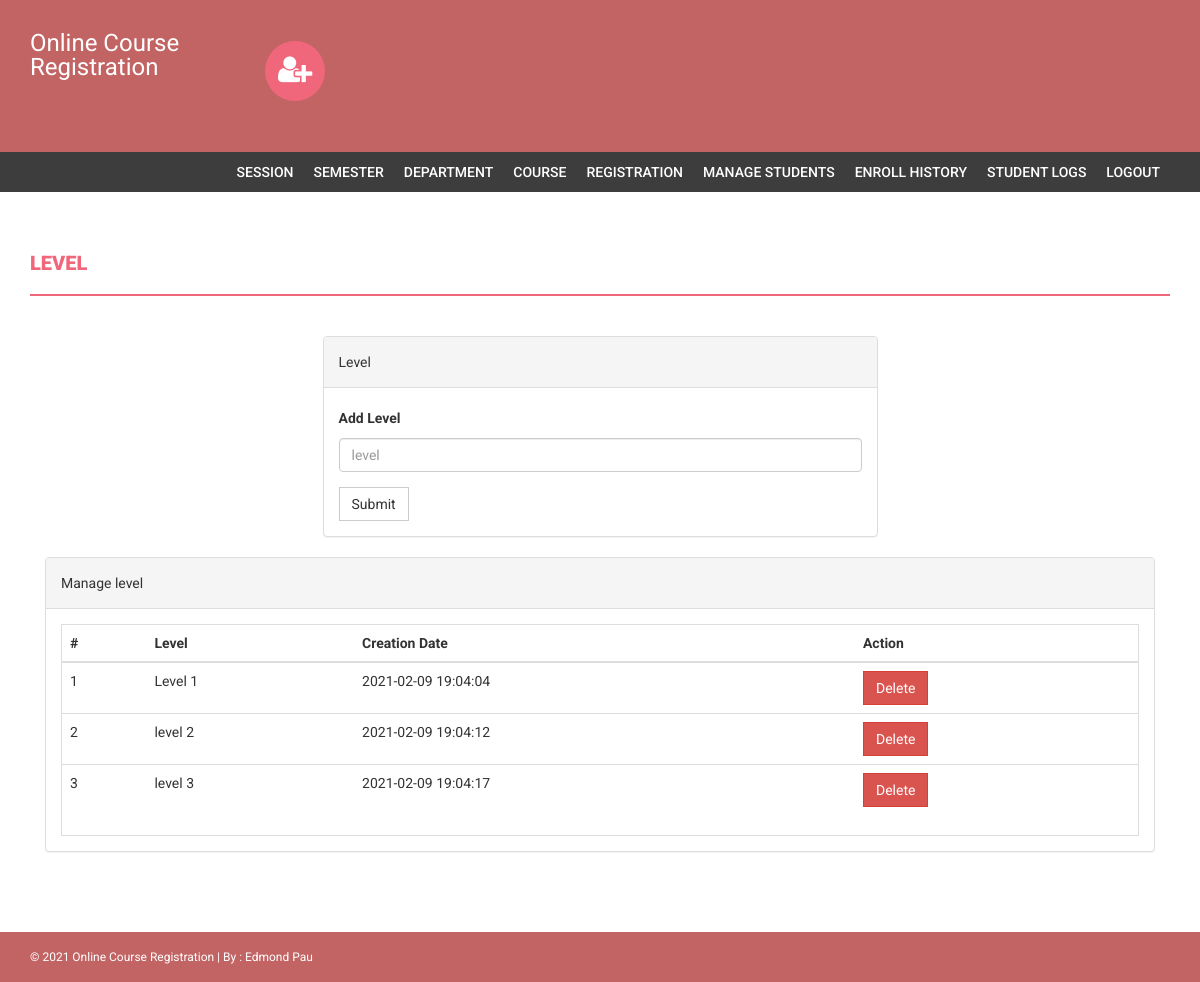
/onlinecourse/admin/level.php (signed in), run on the app's committed database.
### tables this page shows
CREATE TABLE `level` (
  `id` int(11) NOT NULL,
  `level` varchar(255) DEFAULT NULL,
  `creationDate` timestamp NULL DEFAULT CURRENT_TIMESTAMP
);

### onlinecourse/admin/level.php (the view, shortened to what this page needs)
<?php
if(strlen($_SESSION['alogin'])==0)
    {
header('location:index.php');
}
else{
?>
<!DOCTYPE html>
<html xmlns="http://www.w3.org/1999/xhtml">
<head>
    <link href="assets/css/bootstrap.css" rel="stylesheet" />
    <link href="assets/css/font-awesome.css" rel="stylesheet" />
    <link href="assets/css/style.css" rel="stylesheet" />
</head>
<body>
<?php include('includes/header.php');?>
<?php if($_SESSION['alogin']!="")
{
 include('includes/menubar.php');
}
 ?>
    <div class="content-wrapper">
        <div class="container">
              <div class="row">
                    <div class="col-md-12">
                        <h1 class="page-head-line">Level  </h1>
                    </div>
                </div>
                <div class="row" >
                  <div class="col-md-3"></div>
                    <div class="col-md-6">
                        <div class="panel panel-default">
                        <div class="panel-heading">
                           Level
                        </div>
                        <div class="panel-body">
                       <form name="level" method="post">
   <div class="form-group">
    <label for="department">Add Level  </label>
    <input type="text" class="form-control" id="level" name="level" placeholder="level" required />
  </div>
 <button type="submit" name="submit" class="btn btn-default">Submit</button>
</form>
                            </div>
                            </div>
                    </div>
                </div>
                <div class="col-md-12">
                    <div class="panel panel-default">
                        <div class="panel-heading">
                            Manage level
                        </div>
                        <div class="panel-body">
                            <div class="table-responsive table-bordered">
                                <table class="table">
                                    <thead>
                                        <tr>
                                            <th>#</th>
                                            <th>Level</th>
                                            <th>Creation Date</th>
                                            <th>Action</th>
                                        </tr>
                                    </thead>
                                    <tbody>
<?php
$sql=mysqli_query($con,"select * from level");
$cnt=1;
while($row=mysqli_fetch_array($sql))
{
?>
                                        <tr>
                                            <td><?php echo $cnt;?></td>
                                            <td><?php echo htmlentities($row['level']);?></td>
                                            <td><?php echo htmlentities($row['creationDate']);?></td>
                                            <td>
  <a href="level.php?id=<?php echo $row['id']?>&del=delete" onClick="return confirm('Are you sure you want to delete?')">
                                            <button class="btn btn-danger">Delete</button>
</a>
                                            </td>
                                        </tr>
<?php
$cnt++;
} ?>
                                    </tbody>
                                </table>
                            </div>
                        </div>
                    </div>
                </div>
            </div>
        </div>
  <?php include('includes/footer.php');?>
</body>
</html>
<?php } ?>

### onlinecourse/admin/assets/css/style.css (style rules this page uses)
body { font-family: 'Roboto', sans-serif; line-height: 30px; }
.content-wrapper { margin-top: 40px; min-height: 600px; padding-bottom: 60px; }
.page-head-line { font-weight: 900; padding-bottom: 20px; border-bottom: 2px solid #F0677C; text-transform: uppercase; color: #F0677C; font-size: 20px; margin-bottom: 40px; }
.btn { border-radius: 0px; -webkit-border-radius: 0px; -moz-border-radius: 0px; }

### data on the page
level: level "Level 1", creationDate "2021-02-09 19:04:04"
level: level "level 2", creationDate "2021-02-09 19:04:12"
level: level "level 3", creationDate "2021-02-09 19:04:17"
